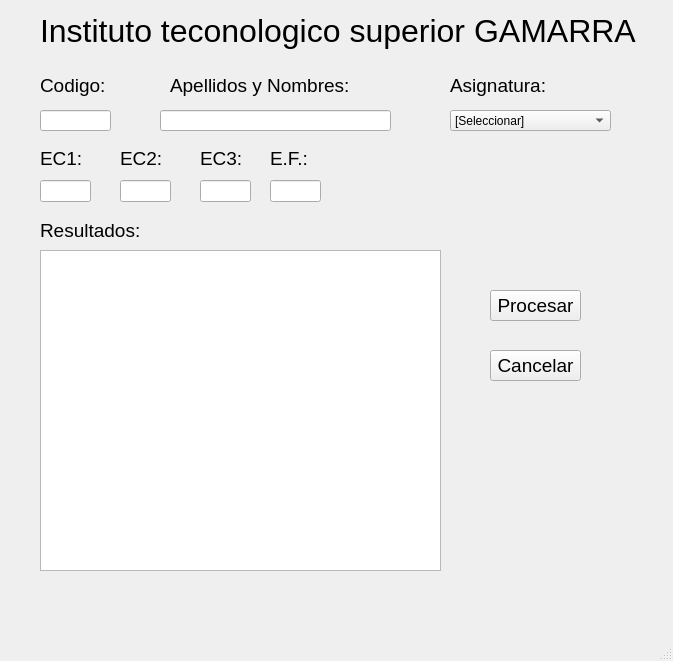
<?xml version="1.0" encoding="UTF-8"?>
<ui version="4.0">
 <class>MainWindow</class>
 <widget class="QMainWindow" name="MainWindow">
  <property name="geometry">
   <rect>
    <x>0</x>
    <y>0</y>
    <width>673</width>
    <height>661</height>
   </rect>
  </property>
  <property name="windowTitle">
   <string>MainWindow</string>
  </property>
  <widget class="QWidget" name="centralwidget">
   <widget class="QLabel" name="label">
    <property name="geometry">
     <rect>
      <x>170</x>
      <y>70</y>
      <width>181</width>
      <height>31</height>
     </rect>
    </property>
    <property name="font">
     <font>
      <pointsize>14</pointsize>
     </font>
    </property>
    <property name="text">
     <string>Apellidos y Nombres:</string>
    </property>
   </widget>
   <widget class="QLabel" name="label_2">
    <property name="geometry">
     <rect>
      <x>180</x>
      <y>360</y>
      <width>55</width>
      <height>16</height>
     </rect>
    </property>
    <property name="text">
     <string/>
    </property>
   </widget>
   <widget class="QLabel" name="label_3">
    <property name="geometry">
     <rect>
      <x>450</x>
      <y>70</y>
      <width>101</width>
      <height>31</height>
     </rect>
    </property>
    <property name="font">
     <font>
      <pointsize>14</pointsize>
     </font>
    </property>
    <property name="text">
     <string>Asignatura:</string>
    </property>
   </widget>
   <widget class="QLabel" name="label_4">
    <property name="geometry">
     <rect>
      <x>40</x>
      <y>10</y>
      <width>601</width>
      <height>41</height>
     </rect>
    </property>
    <property name="font">
     <font>
      <pointsize>24</pointsize>
     </font>
    </property>
    <property name="text">
     <string>Instituto teconologico superior GAMARRA</string>
    </property>
   </widget>
   <widget class="QLabel" name="label_5">
    <property name="geometry">
     <rect>
      <x>40</x>
      <y>70</y>
      <width>71</width>
      <height>31</height>
     </rect>
    </property>
    <property name="font">
     <font>
      <pointsize>14</pointsize>
     </font>
    </property>
    <property name="text">
     <string>Codigo:</string>
    </property>
   </widget>
   <widget class="QLineEdit" name="txtCodigo">
    <property name="geometry">
     <rect>
      <x>40</x>
      <y>110</y>
      <width>71</width>
      <height>21</height>
     </rect>
    </property>
   </widget>
   <widget class="QComboBox" name="cboAsignatura">
    <property name="geometry">
     <rect>
      <x>450</x>
      <y>110</y>
      <width>161</width>
      <height>21</height>
     </rect>
    </property>
    <item>
     <property name="text">
      <string>[Seleccionar]</string>
     </property>
    </item>
    <item>
     <property name="text">
      <string>EDD y POO</string>
     </property>
    </item>
    <item>
     <property name="text">
      <string>Base de Datos</string>
     </property>
    </item>
    <item>
     <property name="text">
      <string>Proyecto Certificador</string>
     </property>
    </item>
    <item>
     <property name="text">
      <string>Proyecto Integrador</string>
     </property>
    </item>
   </widget>
   <widget class="QLineEdit" name="txtApeNom">
    <property name="geometry">
     <rect>
      <x>160</x>
      <y>110</y>
      <width>231</width>
      <height>21</height>
     </rect>
    </property>
   </widget>
   <widget class="QLineEdit" name="txtEC1">
    <property name="geometry">
     <rect>
      <x>40</x>
      <y>180</y>
      <width>51</width>
      <height>22</height>
     </rect>
    </property>
   </widget>
   <widget class="QLabel" name="label_6">
    <property name="geometry">
     <rect>
      <x>120</x>
      <y>150</y>
      <width>55</width>
      <height>16</height>
     </rect>
    </property>
    <property name="font">
     <font>
      <pointsize>14</pointsize>
     </font>
    </property>
    <property name="text">
     <string>EC2:</string>
    </property>
   </widget>
   <widget class="QLabel" name="label_7">
    <property name="geometry">
     <rect>
      <x>200</x>
      <y>150</y>
      <width>55</width>
      <height>16</height>
     </rect>
    </property>
    <property name="font">
     <font>
      <pointsize>14</pointsize>
     </font>
    </property>
    <property name="text">
     <string>EC3:</string>
    </property>
   </widget>
   <widget class="QLabel" name="label_8">
    <property name="geometry">
     <rect>
      <x>270</x>
      <y>150</y>
      <width>55</width>
      <height>16</height>
     </rect>
    </property>
    <property name="font">
     <font>
      <pointsize>14</pointsize>
     </font>
    </property>
    <property name="text">
     <string>E.F.:</string>
    </property>
   </widget>
   <widget class="QLabel" name="label_9">
    <property name="geometry">
     <rect>
      <x>40</x>
      <y>150</y>
      <width>55</width>
      <height>16</height>
     </rect>
    </property>
    <property name="font">
     <font>
      <pointsize>14</pointsize>
     </font>
    </property>
    <property name="text">
     <string>EC1:</string>
    </property>
   </widget>
   <widget class="QLineEdit" name="txtEC2">
    <property name="geometry">
     <rect>
      <x>120</x>
      <y>180</y>
      <width>51</width>
      <height>22</height>
     </rect>
    </property>
   </widget>
   <widget class="QLineEdit" name="txtEC3">
    <property name="geometry">
     <rect>
      <x>200</x>
      <y>180</y>
      <width>51</width>
      <height>22</height>
     </rect>
    </property>
   </widget>
   <widget class="QLineEdit" name="txtEF">
    <property name="geometry">
     <rect>
      <x>270</x>
      <y>180</y>
      <width>51</width>
      <height>22</height>
     </rect>
    </property>
   </widget>
   <widget class="QTextEdit" name="txtSalida">
    <property name="geometry">
     <rect>
      <x>40</x>
      <y>250</y>
      <width>401</width>
      <height>321</height>
     </rect>
    </property>
   </widget>
   <widget class="QLabel" name="label_10">
    <property name="geometry">
     <rect>
      <x>40</x>
      <y>220</y>
      <width>101</width>
      <height>21</height>
     </rect>
    </property>
    <property name="font">
     <font>
      <pointsize>14</pointsize>
     </font>
    </property>
    <property name="text">
     <string>Resultados:</string>
    </property>
   </widget>
   <widget class="QPushButton" name="btnProcesar">
    <property name="geometry">
     <rect>
      <x>490</x>
      <y>290</y>
      <width>91</width>
      <height>31</height>
     </rect>
    </property>
    <property name="font">
     <font>
      <pointsize>14</pointsize>
     </font>
    </property>
    <property name="text">
     <string>Procesar</string>
    </property>
   </widget>
   <widget class="QPushButton" name="btnCancelar">
    <property name="geometry">
     <rect>
      <x>490</x>
      <y>350</y>
      <width>91</width>
      <height>31</height>
     </rect>
    </property>
    <property name="font">
     <font>
      <pointsize>14</pointsize>
     </font>
    </property>
    <property name="text">
     <string>Cancelar</string>
    </property>
   </widget>
  </widget>
  <widget class="QMenuBar" name="menubar">
   <property name="geometry">
    <rect>
     <x>0</x>
     <y>0</y>
     <width>673</width>
     <height>21</height>
    </rect>
   </property>
  </widget>
  <widget class="QStatusBar" name="statusbar"/>
 </widget>
 <resources/>
 <connections/>
</ui>
